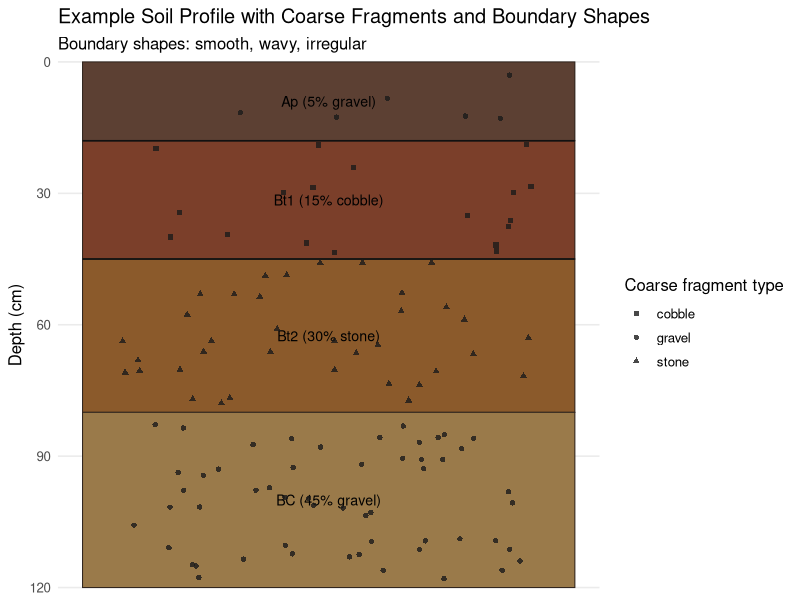

Here is the R script that generated this plot:
library(ggplot2)

set.seed(42)

horizons <- data.frame(
  horizon = c("Ap", "Bt1", "Bt2", "BC"),
  top = c(0, 18, 45, 80),
  bottom = c(18, 45, 80, 120),
  fill = c("#5C4033", "#7B3F2A", "#8B5A2B", "#9A7A4A"),
  coarse_percent = c(5, 15, 30, 45),
  coarse_type = c("gravel", "cobble", "stone", "gravel"),
  boundary_shape = c("smooth", "wavy", "irregular", NA),
  stringsAsFactors = FALSE
)

if (!dir.exists("outputs")) {
  dir.create("outputs", recursive = TRUE)
}

write.csv(horizons, "outputs/example-coarse-fragments-table.csv", row.names = FALSE)

shape_map <- c(gravel = 16, cobble = 15, stone = 17)

points_list <- lapply(seq_len(nrow(horizons)), function(i) {
  row <- horizons[i, ]

  n_points <- max(5, round(row$coarse_percent * 1.2))

  data.frame(
    x = runif(n_points, 0.08, 0.92),
    y = runif(n_points, row$top + 0.8, row$bottom - 0.8),
    coarse_type = row$coarse_type,
    stringsAsFactors = FALSE
  )
})

coarse_points <- do.call(rbind, points_list)
coarse_points$shape <- unname(shape_map[coarse_points$coarse_type])

boundaries <- horizons[seq_len(nrow(horizons) - 1), c("bottom", "boundary_shape")]
names(boundaries)[1] <- "depth"

line_data <- do.call(rbind, lapply(seq_len(nrow(boundaries)), function(i) {
  boundary <- boundaries[i, ]

  x_vals <- seq(0, 1, length.out = 150)
  y_vals <- rep(boundary$depth, length(x_vals))

  if (boundary$boundary_shape == "wavy") {
    y_vals <- y_vals + 0.7 * sin(seq(0, 6 * pi, length.out = length(x_vals)))
  }

  if (boundary$boundary_shape == "irregular") {
    noise <- cumsum(rnorm(length(x_vals), mean = 0, sd = 0.06))
    noise <- noise - mean(noise)
    y_vals <- y_vals + noise
  }

  data.frame(
    x = x_vals,
    y = y_vals,
    boundary_shape = boundary$boundary_shape,
    stringsAsFactors = FALSE
  )
}))

plot <- ggplot() +
  geom_rect(
    data = horizons,
    aes(xmin = 0, xmax = 1, ymin = top, ymax = bottom, fill = fill),
    color = "#2F241D",
    linewidth = 0.35
  ) +
  geom_path(
    data = line_data,
    aes(x = x, y = y, group = interaction(y, boundary_shape)),
    color = "#111111",
    linewidth = 0.55
  ) +
  geom_text(
    data = horizons,
    aes(x = 0.5, y = (top + bottom) / 2, label = paste0(horizon, " (", coarse_percent, "% ", coarse_type, ")")),
    size = 3.6,
    family = "sans"
  ) +
  geom_point(
    data = coarse_points,
    aes(x = x, y = y, shape = coarse_type),
    color = "#1B1B1B",
    fill = "#1B1B1B",
    alpha = 0.8,
    size = 1.7,
    stroke = 0.2
  ) +
  scale_shape_manual(values = shape_map, name = "Coarse fragment type") +
  scale_fill_identity() +
  scale_y_reverse(expand = c(0, 0)) +
  coord_cartesian(xlim = c(0, 1), clip = "off") +
  labs(
    title = "Example Soil Profile with Coarse Fragments and Boundary Shapes",
    subtitle = "Boundary shapes: smooth, wavy, irregular",
    x = NULL,
    y = "Depth (cm)"
  ) +
  theme_minimal(base_size = 12) +
  theme(
    axis.text.x = element_blank(),
    axis.ticks.x = element_blank(),
    panel.grid.major.x = element_blank(),
    panel.grid.minor = element_blank(),
    legend.position = "right"
  )

ggsave(
  filename = "outputs/example-coarse-fragments-plot.png",
  plot = plot,
  width = 7,
  height = 8,
  units = "in",
  dpi = 160
)
